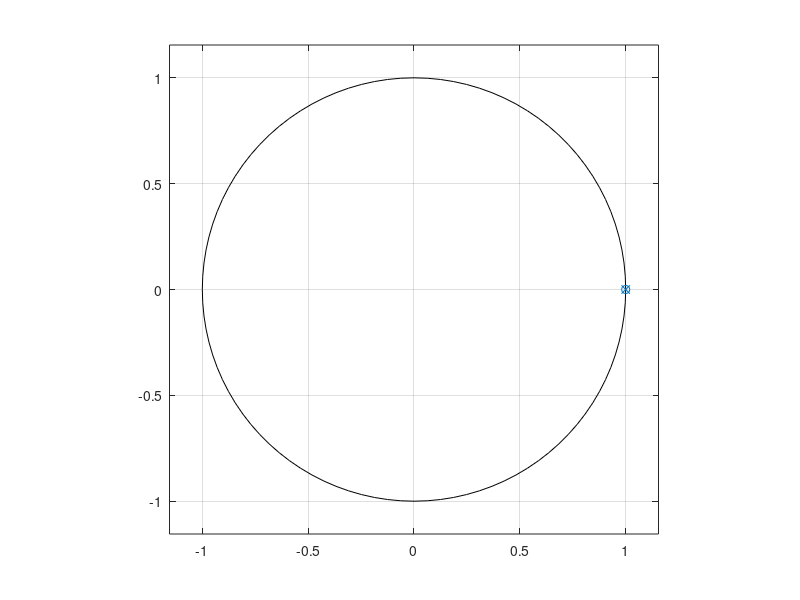

MATLAB code for this plot:
#! /bin/octave --persist

pkg load signal

arg_list = argv ();

nroots = str2num(arg_list{1})

num = [1];
den = zeros(1, nroots);
den(1) = 1;
den(nroots) = 1;
zplane(num, den);
